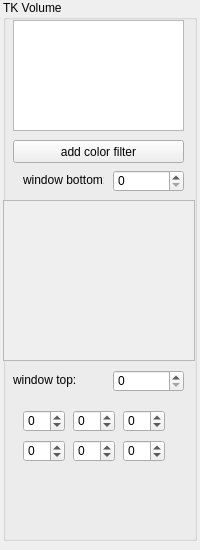
<?xml version="1.0" encoding="UTF-8"?>
<ui version="4.0">
 <class>propVolTK</class>
 <widget class="QWidget" name="propVolTK">
  <property name="geometry">
   <rect>
    <x>0</x>
    <y>0</y>
    <width>200</width>
    <height>550</height>
   </rect>
  </property>
  <property name="minimumSize">
   <size>
    <width>200</width>
    <height>550</height>
   </size>
  </property>
  <property name="maximumSize">
   <size>
    <width>200</width>
    <height>550</height>
   </size>
  </property>
  <property name="windowTitle">
   <string>Form</string>
  </property>
  <property name="styleSheet">
   <string notr="true"/>
  </property>
  <widget class="QGroupBox" name="volTK">
   <property name="geometry">
    <rect>
     <x>3</x>
     <y>0</y>
     <width>194</width>
     <height>541</height>
    </rect>
   </property>
   <property name="styleSheet">
    <string notr="true"/>
   </property>
   <property name="title">
    <string>TK Volume</string>
   </property>
   <widget class="QTextEdit" name="info">
    <property name="enabled">
     <bool>true</bool>
    </property>
    <property name="geometry">
     <rect>
      <x>10</x>
      <y>20</y>
      <width>171</width>
      <height>111</height>
     </rect>
    </property>
   </widget>
   <widget class="QSpinBox" name="spinWinMin">
    <property name="geometry">
     <rect>
      <x>110</x>
      <y>170</y>
      <width>71</width>
      <height>22</height>
     </rect>
    </property>
    <property name="maximum">
     <number>65535</number>
    </property>
   </widget>
   <widget class="QLabel" name="label">
    <property name="geometry">
     <rect>
      <x>20</x>
      <y>170</y>
      <width>81</width>
      <height>20</height>
     </rect>
    </property>
    <property name="text">
     <string>window bottom: </string>
    </property>
   </widget>
   <widget class="QPushButton" name="addColorWidgetButton">
    <property name="geometry">
     <rect>
      <x>10</x>
      <y>140</y>
      <width>171</width>
      <height>23</height>
     </rect>
    </property>
    <property name="text">
     <string>add color filter</string>
    </property>
   </widget>
   <widget class="QScrollArea" name="scrollArea">
    <property name="geometry">
     <rect>
      <x>0</x>
      <y>200</y>
      <width>192</width>
      <height>161</height>
     </rect>
    </property>
    <property name="widgetResizable">
     <bool>true</bool>
    </property>
    <widget class="QWidget" name="scrollAreaWidgetContents">
     <property name="geometry">
      <rect>
       <x>0</x>
       <y>0</y>
       <width>190</width>
       <height>159</height>
      </rect>
     </property>
    </widget>
   </widget>
   <widget class="QSpinBox" name="spinWinMax">
    <property name="geometry">
     <rect>
      <x>110</x>
      <y>370</y>
      <width>71</width>
      <height>22</height>
     </rect>
    </property>
    <property name="maximum">
     <number>65535</number>
    </property>
   </widget>
   <widget class="QLabel" name="label_2">
    <property name="geometry">
     <rect>
      <x>10</x>
      <y>370</y>
      <width>81</width>
      <height>20</height>
     </rect>
    </property>
    <property name="text">
     <string>window top: </string>
    </property>
   </widget>
   <widget class="QSpinBox" name="xBspin">
    <property name="geometry">
     <rect>
      <x>20</x>
      <y>410</y>
      <width>42</width>
      <height>22</height>
     </rect>
    </property>
    <property name="minimum">
     <number>-99999</number>
    </property>
    <property name="maximum">
     <number>99999</number>
    </property>
   </widget>
   <widget class="QSpinBox" name="xEspin">
    <property name="geometry">
     <rect>
      <x>20</x>
      <y>440</y>
      <width>42</width>
      <height>22</height>
     </rect>
    </property>
    <property name="minimum">
     <number>-99999</number>
    </property>
    <property name="maximum">
     <number>99999</number>
    </property>
   </widget>
   <widget class="QSpinBox" name="yEspin">
    <property name="geometry">
     <rect>
      <x>70</x>
      <y>440</y>
      <width>42</width>
      <height>22</height>
     </rect>
    </property>
    <property name="minimum">
     <number>-99999</number>
    </property>
    <property name="maximum">
     <number>99999</number>
    </property>
   </widget>
   <widget class="QSpinBox" name="yBspin">
    <property name="geometry">
     <rect>
      <x>70</x>
      <y>410</y>
      <width>42</width>
      <height>22</height>
     </rect>
    </property>
    <property name="minimum">
     <number>-99999</number>
    </property>
    <property name="maximum">
     <number>99999</number>
    </property>
   </widget>
   <widget class="QSpinBox" name="zEspin">
    <property name="geometry">
     <rect>
      <x>120</x>
      <y>440</y>
      <width>42</width>
      <height>22</height>
     </rect>
    </property>
    <property name="minimum">
     <number>-99999</number>
    </property>
    <property name="maximum">
     <number>99999</number>
    </property>
   </widget>
   <widget class="QSpinBox" name="zBspin">
    <property name="geometry">
     <rect>
      <x>120</x>
      <y>410</y>
      <width>42</width>
      <height>22</height>
     </rect>
    </property>
    <property name="minimum">
     <number>-99999</number>
    </property>
    <property name="maximum">
     <number>99999</number>
    </property>
   </widget>
  </widget>
 </widget>
 <tabstops>
  <tabstop>info</tabstop>
 </tabstops>
 <resources/>
 <connections>
  <connection>
   <sender>spinWinMin</sender>
   <signal>valueChanged(int)</signal>
   <receiver>propVolTK</receiver>
   <slot>winMinValueChanged(int)</slot>
   <hints>
    <hint type="sourcelabel">
     <x>58</x>
     <y>110</y>
    </hint>
    <hint type="destinationlabel">
     <x>99</x>
     <y>149</y>
    </hint>
   </hints>
  </connection>
  <connection>
   <sender>spinWinMax</sender>
   <signal>valueChanged(int)</signal>
   <receiver>propVolTK</receiver>
   <slot>winMaxValueChanged(int)</slot>
   <hints>
    <hint type="sourcelabel">
     <x>138</x>
     <y>110</y>
    </hint>
    <hint type="destinationlabel">
     <x>99</x>
     <y>149</y>
    </hint>
   </hints>
  </connection>
  <connection>
   <sender>addColorWidgetButton</sender>
   <signal>clicked()</signal>
   <receiver>propVolTK</receiver>
   <slot>addColorWidgetButtonClicked()</slot>
   <hints>
    <hint type="sourcelabel">
     <x>99</x>
     <y>236</y>
    </hint>
    <hint type="destinationlabel">
     <x>99</x>
     <y>149</y>
    </hint>
   </hints>
  </connection>
  <connection>
   <sender>xBspin</sender>
   <signal>valueChanged(int)</signal>
   <receiver>propVolTK</receiver>
   <slot>xBchanged(int)</slot>
   <hints>
    <hint type="sourcelabel">
     <x>43</x>
     <y>420</y>
    </hint>
    <hint type="destinationlabel">
     <x>99</x>
     <y>239</y>
    </hint>
   </hints>
  </connection>
  <connection>
   <sender>xEspin</sender>
   <signal>valueChanged(int)</signal>
   <receiver>propVolTK</receiver>
   <slot>xEchanged(int)</slot>
   <hints>
    <hint type="sourcelabel">
     <x>43</x>
     <y>450</y>
    </hint>
    <hint type="destinationlabel">
     <x>99</x>
     <y>239</y>
    </hint>
   </hints>
  </connection>
  <connection>
   <sender>yBspin</sender>
   <signal>valueChanged(int)</signal>
   <receiver>propVolTK</receiver>
   <slot>yBchanged(int)</slot>
   <hints>
    <hint type="sourcelabel">
     <x>93</x>
     <y>420</y>
    </hint>
    <hint type="destinationlabel">
     <x>99</x>
     <y>239</y>
    </hint>
   </hints>
  </connection>
  <connection>
   <sender>yEspin</sender>
   <signal>valueChanged(int)</signal>
   <receiver>propVolTK</receiver>
   <slot>yEchanged(int)</slot>
   <hints>
    <hint type="sourcelabel">
     <x>93</x>
     <y>450</y>
    </hint>
    <hint type="destinationlabel">
     <x>99</x>
     <y>239</y>
    </hint>
   </hints>
  </connection>
  <connection>
   <sender>zBspin</sender>
   <signal>valueChanged(int)</signal>
   <receiver>propVolTK</receiver>
   <slot>zBchanged(int)</slot>
   <hints>
    <hint type="sourcelabel">
     <x>143</x>
     <y>420</y>
    </hint>
    <hint type="destinationlabel">
     <x>99</x>
     <y>239</y>
    </hint>
   </hints>
  </connection>
  <connection>
   <sender>zEspin</sender>
   <signal>valueChanged(int)</signal>
   <receiver>propVolTK</receiver>
   <slot>zEchanged(int)</slot>
   <hints>
    <hint type="sourcelabel">
     <x>143</x>
     <y>450</y>
    </hint>
    <hint type="destinationlabel">
     <x>99</x>
     <y>239</y>
    </hint>
   </hints>
  </connection>
 </connections>
 <slots>
  <slot>winMinValueChanged(int)</slot>
  <slot>winMaxValueChanged(int)</slot>
  <slot>addColorWidgetButtonClicked()</slot>
  <slot>xBchanged(int)</slot>
  <slot>yBchanged(int)</slot>
  <slot>zBchanged(int)</slot>
  <slot>xEchanged(int)</slot>
  <slot>yEchanged(int)</slot>
  <slot>zEchanged(int)</slot>
 </slots>
</ui>
